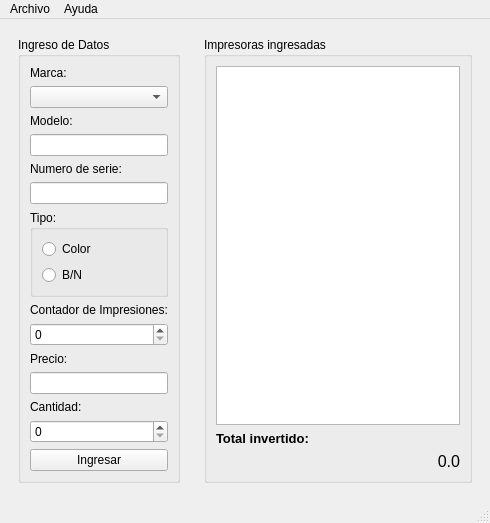
<?xml version="1.0" encoding="UTF-8"?>
<ui version="4.0">
 <class>Principal</class>
 <widget class="QMainWindow" name="Principal">
  <property name="geometry">
   <rect>
    <x>0</x>
    <y>0</y>
    <width>490</width>
    <height>482</height>
   </rect>
  </property>
  <property name="sizePolicy">
   <sizepolicy hsizetype="Fixed" vsizetype="Fixed">
    <horstretch>0</horstretch>
    <verstretch>0</verstretch>
   </sizepolicy>
  </property>
  <property name="maximumSize">
   <size>
    <width>600</width>
    <height>600</height>
   </size>
  </property>
  <property name="windowTitle">
   <string>Impresoras</string>
  </property>
  <property name="windowIcon">
   <iconset resource="Recursos.qrc">
    <normaloff>:/Icono</normaloff>:/Icono</iconset>
  </property>
  <widget class="QWidget" name="centralwidget">
   <layout class="QHBoxLayout" name="horizontalLayout">
    <item>
     <widget class="QWidget" name="widget" native="true">
      <layout class="QVBoxLayout" name="verticalLayout">
       <item>
        <widget class="QGroupBox" name="groupBox">
         <property name="title">
          <string>Ingreso de Datos</string>
         </property>
         <layout class="QVBoxLayout" name="verticalLayout_4">
          <item>
           <widget class="QLabel" name="lbMarca">
            <property name="text">
             <string>Marca:</string>
            </property>
           </widget>
          </item>
          <item>
           <widget class="QComboBox" name="inMarca"/>
          </item>
          <item>
           <widget class="QLabel" name="lblModelo">
            <property name="text">
             <string>Modelo:</string>
            </property>
           </widget>
          </item>
          <item>
           <widget class="QLineEdit" name="inModelo"/>
          </item>
          <item>
           <widget class="QLabel" name="lblSerie">
            <property name="text">
             <string>Numero de serie:</string>
            </property>
           </widget>
          </item>
          <item>
           <widget class="QLineEdit" name="inSerie">
            <property name="inputMask">
             <string>9999999</string>
            </property>
            <property name="maxLength">
             <number>7</number>
            </property>
           </widget>
          </item>
          <item>
           <widget class="QGroupBox" name="groupBox_3">
            <property name="title">
             <string>Tipo:</string>
            </property>
            <layout class="QVBoxLayout" name="verticalLayout_3">
             <item>
              <widget class="QRadioButton" name="inColor">
               <property name="text">
                <string>Color</string>
               </property>
              </widget>
             </item>
             <item>
              <widget class="QRadioButton" name="inBN">
               <property name="text">
                <string>B/N</string>
               </property>
              </widget>
             </item>
            </layout>
           </widget>
          </item>
          <item>
           <widget class="QLabel" name="lblContador">
            <property name="text">
             <string>Contador de Impresiones:</string>
            </property>
           </widget>
          </item>
          <item>
           <widget class="QSpinBox" name="inContador">
            <property name="maximum">
             <number>999999999</number>
            </property>
           </widget>
          </item>
          <item>
           <widget class="QLabel" name="lblPrecio">
            <property name="text">
             <string>Precio:</string>
            </property>
           </widget>
          </item>
          <item>
           <widget class="QLineEdit" name="inPrecio"/>
          </item>
          <item>
           <widget class="QLabel" name="label">
            <property name="text">
             <string>Cantidad:</string>
            </property>
           </widget>
          </item>
          <item>
           <widget class="QSpinBox" name="inCantidad"/>
          </item>
          <item>
           <widget class="QPushButton" name="cmdIngresar">
            <property name="text">
             <string>Ingresar</string>
            </property>
           </widget>
          </item>
         </layout>
        </widget>
       </item>
      </layout>
     </widget>
    </item>
    <item>
     <widget class="QWidget" name="widget_2" native="true">
      <layout class="QVBoxLayout" name="verticalLayout_5">
       <item>
        <widget class="QGroupBox" name="groupBox_2">
         <property name="title">
          <string>Impresoras ingresadas</string>
         </property>
         <layout class="QVBoxLayout" name="verticalLayout_2">
          <item>
           <widget class="QTableWidget" name="outImpresoras"/>
          </item>
          <item>
           <widget class="QLabel" name="lblTotal">
            <property name="font">
             <font>
              <pointsize>10</pointsize>
              <weight>75</weight>
              <bold>true</bold>
             </font>
            </property>
            <property name="text">
             <string>Total invertido:</string>
            </property>
           </widget>
          </item>
          <item>
           <widget class="QLabel" name="outTotal">
            <property name="font">
             <font>
              <pointsize>12</pointsize>
             </font>
            </property>
            <property name="text">
             <string>0.0</string>
            </property>
            <property name="alignment">
             <set>Qt::AlignRight|Qt::AlignTrailing|Qt::AlignVCenter</set>
            </property>
           </widget>
          </item>
         </layout>
        </widget>
       </item>
      </layout>
     </widget>
    </item>
   </layout>
  </widget>
  <widget class="QMenuBar" name="menubar">
   <property name="geometry">
    <rect>
     <x>0</x>
     <y>0</y>
     <width>490</width>
     <height>21</height>
    </rect>
   </property>
   <widget class="QMenu" name="menuArchivo">
    <property name="title">
     <string>Archivo</string>
    </property>
    <addaction name="actionAbrir"/>
    <addaction name="actionGuardar"/>
    <addaction name="actionSalir"/>
   </widget>
   <widget class="QMenu" name="menuAyuda">
    <property name="title">
     <string>Ayuda</string>
    </property>
    <addaction name="actionAcerca_de"/>
   </widget>
   <addaction name="menuArchivo"/>
   <addaction name="menuAyuda"/>
  </widget>
  <widget class="QStatusBar" name="statusbar"/>
  <action name="actionAbrir">
   <property name="icon">
    <iconset resource="Recursos.qrc">
     <normaloff>:/iconAbrir</normaloff>:/iconAbrir</iconset>
   </property>
   <property name="text">
    <string>Abrir</string>
   </property>
  </action>
  <action name="actionGuardar">
   <property name="icon">
    <iconset resource="Recursos.qrc">
     <normaloff>:/guardar</normaloff>:/guardar</iconset>
   </property>
   <property name="text">
    <string>Guardar</string>
   </property>
  </action>
  <action name="actionSalir">
   <property name="icon">
    <iconset resource="Recursos.qrc">
     <normaloff>:/salir</normaloff>:/salir</iconset>
   </property>
   <property name="text">
    <string>Salir</string>
   </property>
  </action>
  <action name="actionAcerca_de">
   <property name="icon">
    <iconset resource="Recursos.qrc">
     <normaloff>:/iconoInf</normaloff>:/iconoInf</iconset>
   </property>
   <property name="text">
    <string>Acerca de</string>
   </property>
  </action>
 </widget>
 <resources>
  <include location="Recursos.qrc"/>
 </resources>
 <connections/>
</ui>
